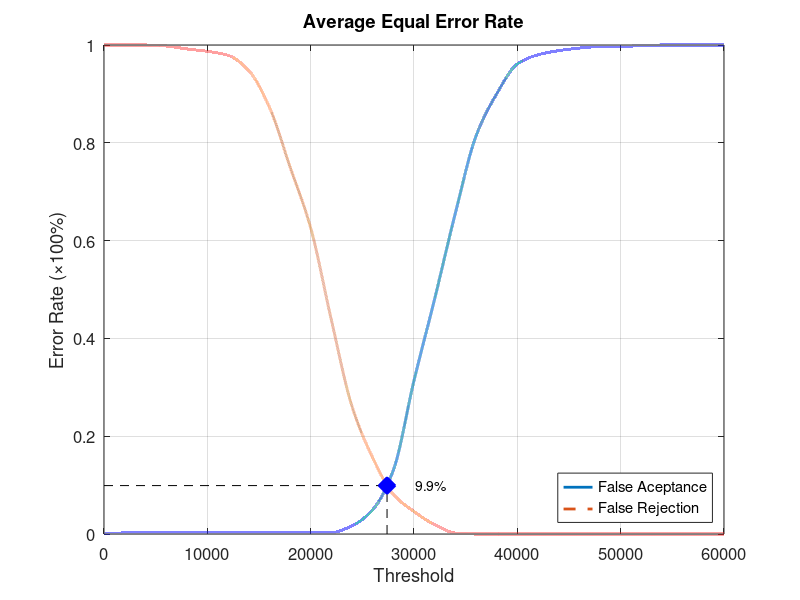
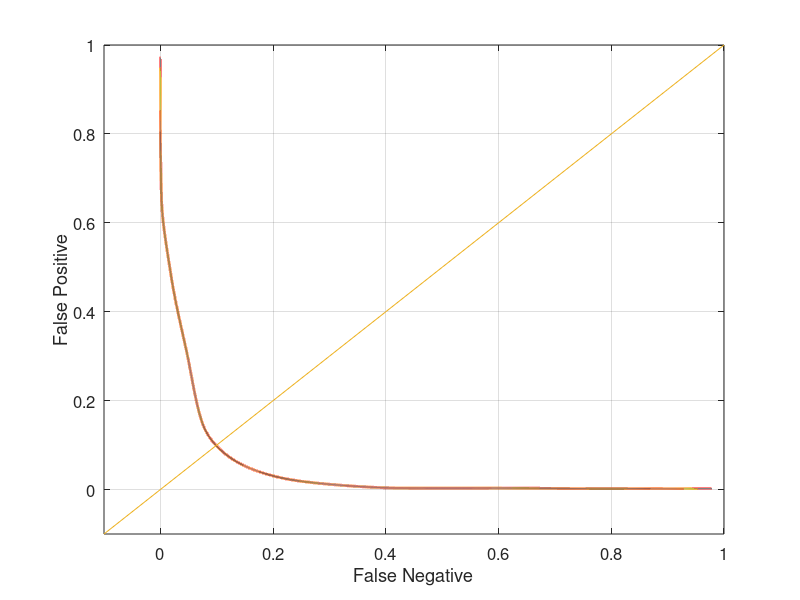

These figures' MATLAB source, in order:
function yEER = Database4Average
close all;
clear;
clc;
x = 0:2000:60000;
xq = 0:0.5:60000;

y0 = [0 0.00210526 0.00210526 0.00210526 0.00210526 0.00210526 0.00210526 0.00210526 0.00210526 0.00210526 0.0031579 0.0031579 0.0168421 0.0494737 0.130526 0.313684 0.481053 0.655789 0.813684 0.9 0.961053 0.98 0.988421 0.993684 0.996842 0.996842 0.998947 1 1 1 1];
yy0 = interp1(x, y0, xq, 'pchip');
y1 = [1 1 1 0.998 0.992 0.987 0.979 0.948 0.873 0.751 0.626 0.438 0.261 0.156 0.081 0.046 0.019 0.002 0 0 0 0 0 0 0 0 0 0 0 0 0];
yy1 = interp1(x, y1, xq, 'pchip');

% Calculating EER: 
y2 = abs(y0 - y1);
find(y2 == min(y2))
yy2 = abs(yy0 - yy1);
xEER = find(yy2 == min(yy2));
xEERIndex = xq(xEER) % X-axis EER
yEER = yy0(xEER) % Y-axis EER

main = figure
plot(xq, yy0,'-','LineWidth', 2);	hold on
plot(xq, yy1,'--','LineWidth', 2);	hold on
plot([xEERIndex xEERIndex], [0 yEER], 'k--');	hold on
plot([0 xEERIndex], [yEER yEER], 'k--');	hold on
plot(xEERIndex, yEER, 'bx', 'LineWidth', 10);	hold on
text(xEERIndex + 10 * xEERIndex / 100, yEER, [num2str(round((10000 * yEER)) / 100) '%'])
legend('False Aceptance', 'False Rejection', 'Location', 'SouthEast')
xlabel('Threshold')
ylabel('Error Rate (\times100%)')
title('Average Equal Error Rate')
set(gca, 'FontSize', 12)
axis([0 60000 0 1])
grid on

print(main, 'Database4AverageMain', '-dpng');
FNRxFPR = figure('Color', [1 1 1]);
plot(yy1, yy0, '-', yy1, yy0, 'LineWidth', 2);
hold on
y = -0.1:0.1:1
plot(y, y); 
set(gca, 'FontSize', 12)
xlabel('False Negative')
ylabel('False Positive')
axis([-0.1 1 -0.1 1])
set(gca, 'FontSize', 12)
grid on

print(FNRxFPR, 'Database4AverageFNRxFPR','-dpng');
end
